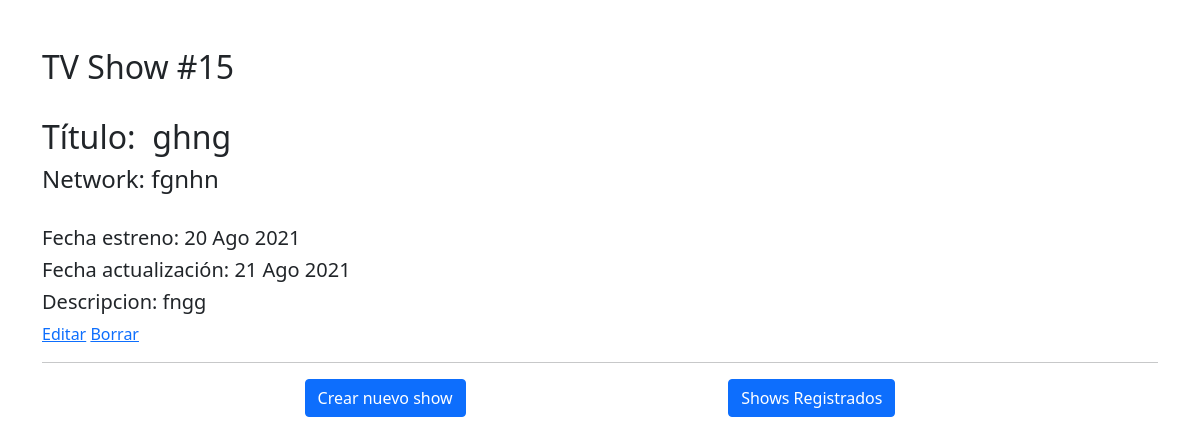
Page /shows/15 on the earlier database version.
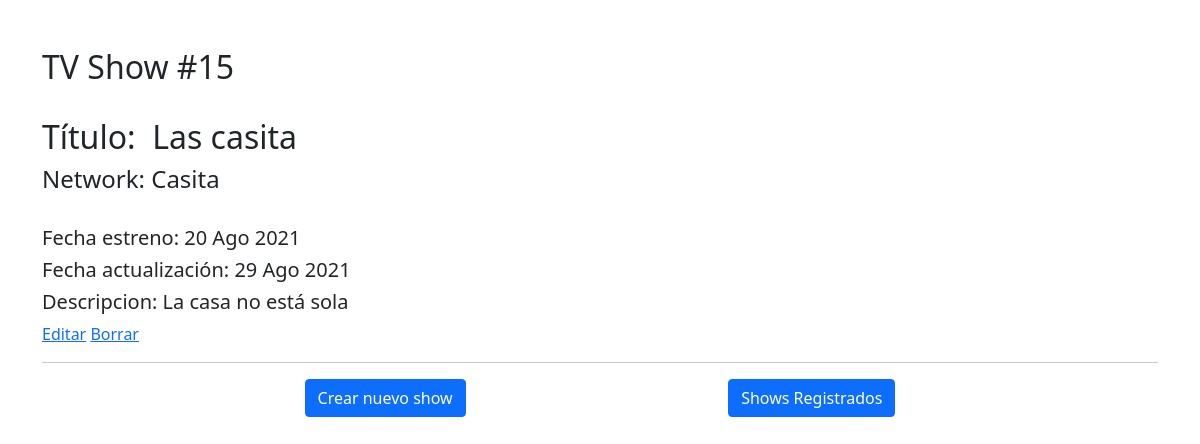
Same page on the later database version.
### app/models.py (models this page shows, shortened)
class Show(models.Model):
    title = models.CharField(max_length=65)
    network = models.CharField(max_length=65)
    release_date = models.DateField() #Fecha de estreno
    updated_at = models.DateTimeField(auto_now=True)
    desc = models.TextField()
    objects = ShowManager()
    def __str__(self):
        return f"Show: {self.title}, {self.network}, {self.release_date}, {self.desc}"

### app/views.py (the view)
# urls.py: path('shows/<int:id>', views.shows_mostrar),
def shows_mostrar(request, id):
    show_by_id = Show.objects.get(id=id)
    print("Mostrando: ", show_by_id)
    context = {
        'show' : show_by_id,
    }
    return render(request, 'shows_mostrar.html', context)

### app/templates/shows_mostrar.html (shortened to what this page needs)
{% extends "base.html" %}
{% block contenido %}
<div class="row">
  <div class="col-6">
    <h2>TV Show #{{show.id}}</h2> <br>
    <h2>Título: &nbsp;{{show.title}} </h2>
    <h4>Network: {{show.network}} </h4><br>
    <h5>Fecha estreno: {{show.release_date | date:"d M Y"}}</h5>
    <h5>Fecha actualización: {{show.updated_at | date:"d M Y"}}</h5>
    <h5>Descripcion: {{show.desc}}</h5>
    <a href="/shows/{{show.id}}/edit">Editar</a>
    <a href="/shows/{{show.id}}/delete">Borrar</a>
  </div>
</div>
{% endblock %}

Differences in the rows shown:
changed Show id 15: title "ghng" → "Las casita"; network "fgnhn" → "Casita"; updated_at "21 Ago 2021" → "29 Ago 2021"; desc "fngg" → "La casa no está sola"
